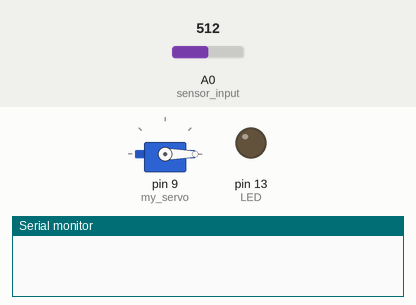
The sketch below on a simulated Arduino Uno, built with avr-gcc and run on an emulated ATmega328P. Shown: servo, output pins drawn as LEDs (lit = HIGH), the last lines printed to the serial monitor. Inputs (shaded band) come from the test bench; at power-on: A0 (sensor_input) = 512.

Above: at 0.1 s.
At 1.1 s:
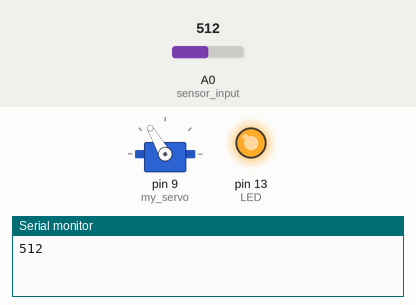
Timing chart, 0 to 2.6 s (numbered marks = the images above):
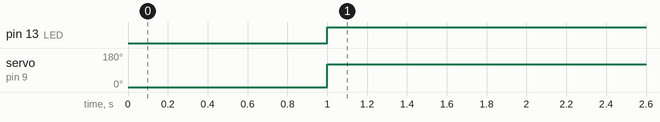

Measured:
- by itself, pin 13 (LED): LOW → HIGH at 1.0 s
- by itself, servo on pin 9 (my_servo): 0° → 120° at 1.0 s

The sketch:

Servo_Move_On_Input.ino
```cpp
// C++ code - Servo Lab to move a servo from pos 0 to pos 120
// when a sensor is triggered or button is pushed
int LED = 13;
int sensor_input = A0;
int sensor_val = 1;

#include <Servo.h> // Import Servo Library
// create servo object to control a servo
// my_servo can be any name.
Servo my_servo;
int pos = 0; // variable to store the servo position


void setup()
{
  Serial.begin(9600);
  pinMode(LED, OUTPUT);
  pinMode(sensor_input, INPUT);
  my_servo.attach(9); // Servo on pin 9 to servo object
  pos = 0; // Set position Variable
  my_servo.write(pos); // Set the default start position
  delay(1000); // Delay just a bit to get into position

}

void loop()
{
  sensor_val = analogRead(sensor_input); // Reads the Switch
  Serial.println(sensor_val);
  if(sensor_val > 400) {  // If the Switch is presed, Turn on LED
    digitalWrite(LED, HIGH);
    my_servo.write(120);
    delay(500); // Wait for 1000 millisecond(s)
  }
  else {  // If the Switch is not presed, Turn off LED
    digitalWrite(LED, LOW);
    my_servo.write(0);
    delay(500);
  }
  delay(250);
}
```
